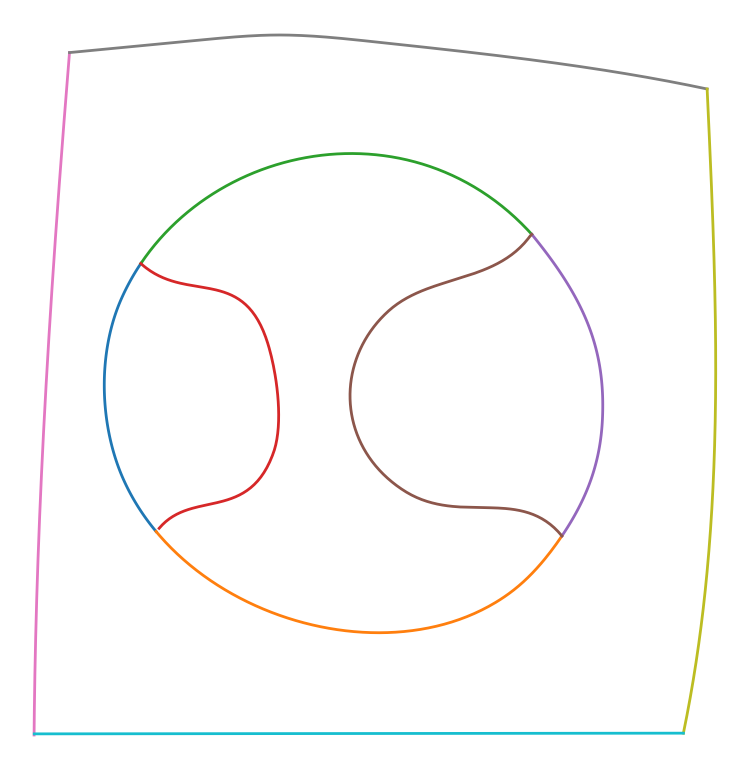
#> input picture output_plot2.png, 749 x 770 px
$ python symmetry.py
#> lines starting #> are read from the running program, lines starting #| are printed output that depends on the picture; after the words box and inside, x2 and y2 are one past the last pixel; in counts of white or black regions, pixels touching at a corner belong together
import cv2
import numpy as np
import matplotlib.pyplot as plt

# Step 1: Load the image and convert it to grayscale
image = cv2.imread('output_plot2.png')
#> image is the input picture: shape (770, 749, 3); mean B, G, R 251.4, 251.9, 252.2
gray = cv2.cvtColor(image, cv2.COLOR_BGR2GRAY)

# Step 2: Apply Gaussian Blur to reduce noise
blurred = cv2.GaussianBlur(gray, (5, 5), 0)

# Step 3: Detect edges using Canny edge detection
edges = cv2.Canny(blurred, 50, 150)
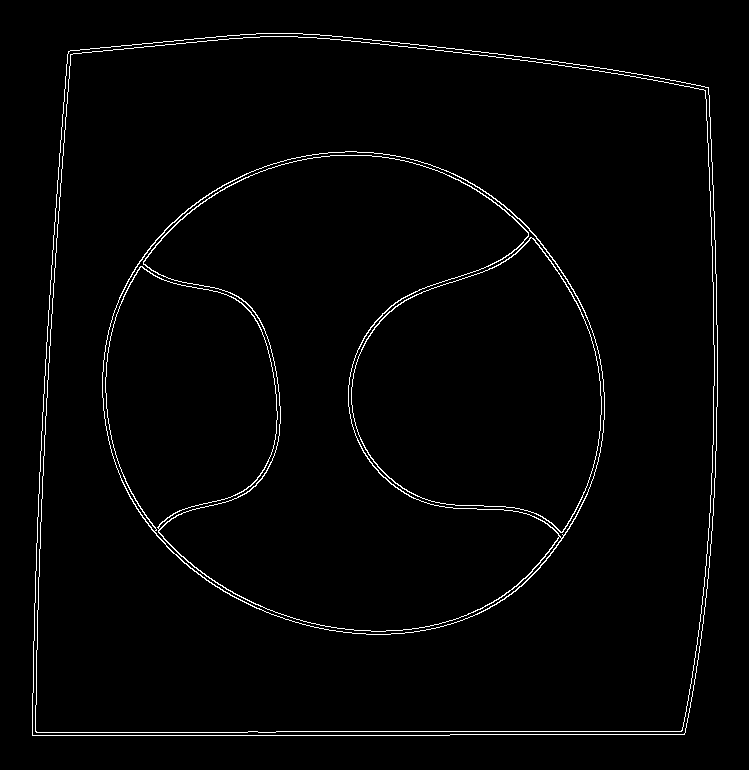
#> edges: shape (770, 749); 1.9% white in thin lines or dots, all inside (x1, y1, x2, y2) = (32, 33, 718, 736)

# Step 4: Find contours with hierarchy to detect nested contours
contours, hierarchy = cv2.findContours(edges, cv2.RETR_TREE, cv2.CHAIN_APPROX_SIMPLE)
#> contours = 10 contours; largest, box (x1, y1, x2, y2) and area: (32, 33, 718, 736) 454428, (32, 33, 718, 736) 454426, (35, 36, 715, 733) 445984, (35, 36, 715, 733) 445980, (102, 151, 605, 635) 190022

# Step 5: Filter and approximate the contours to retain both rectangles and circles
rectified_contours = []
for i, contour in enumerate(contours):
    epsilon = cv2.arcLength(contour, True) * 0.02
    approx = cv2.approxPolyDP(contour, epsilon, True)

    # Calculate the bounding box and aspect ratio
    x, y, w, h = cv2.boundingRect(approx)
    aspect_ratio = float(w) / h

    # Retain the contour if it's likely a rectangle (aspect ratio close to 1) or circle (high number of points)
    if len(approx) >= 4 or (0.9 <= aspect_ratio <= 1.1):
        rectified_contours.append(approx)
#> this loop made 10 passes
#> (epsilon, x, y, w, h, aspect_ratio) on passes 5 to 10: (32.65, 116, 159, 474, 462, 1.03), (34.55, 113, 271, 449, 362, 1.24), (39.39, 143, 160, 416, 464, 0.897), (67.25, 135, 180, 461, 352, 1.31), (18.16, 351, 237, 250, 296, 0.845), (18.11, 351, 237, 250, 296, 0.845)
#> (epsilon, approx, x, y, w, h, aspect_ratio) on passes 1 to 4: (53.71, [[68, 51], [32, 735], [684, 734], [708, 87]], 32, 51, 677, 685, 0.988), (53.66, [[70, 50], [708, 88], [683, 734], [32, 734]], 32, 50, 677, 685, 0.988), (53.25, [[70, 54], [35, 731], [681, 731], [705, 90]], 35, 54, 671, 678, 0.99), (53.2, [[71, 54], [705, 91], [680, 731], [35, 730]], 35, 54, 671, 678, 0.99)
#> after the loop, rectified_contours = 10 contours; largest, box (x1, y1, x2, y2) and area: (32, 51, 709, 736) 430438, (32, 50, 709, 735) 429191, (35, 54, 706, 732) 422620, (35, 54, 706, 732) 421370, (116, 159, 590, 621) 171746

# Step 6: Draw the rectified contours on a new canvas
rectified_canvas = np.zeros_like(image)
cv2.drawContours(rectified_canvas, rectified_contours, -1, (255, 255, 255), thickness=2)
#> rectified_canvas: shape (770, 749, 3); 6.9% white; 2 white regions, box (x1, y1, x2, y2) and area: (112, 158, 602, 634) 22857, (31, 49, 710, 737) 17082

# Step 7: Convert the rectified canvas to RGB for display
rectified_canvas_rgb = cv2.cvtColor(rectified_canvas, cv2.COLOR_BGR2RGB)

# Step 8: Display the original image and the rectified result side by side using Matplotlib
fig, axs = plt.subplots(1, 2, figsize=(12, 6))

axs[0].imshow(cv2.cvtColor(image, cv2.COLOR_BGR2RGB))
axs[0].set_title('Original Image')

axs[1].imshow(rectified_canvas_rgb)
axs[1].set_title('Rectified Shapes')

for ax in axs:
    ax.set_xticks([])
    ax.set_yticks([])

plt.tight_layout()
plt.show()
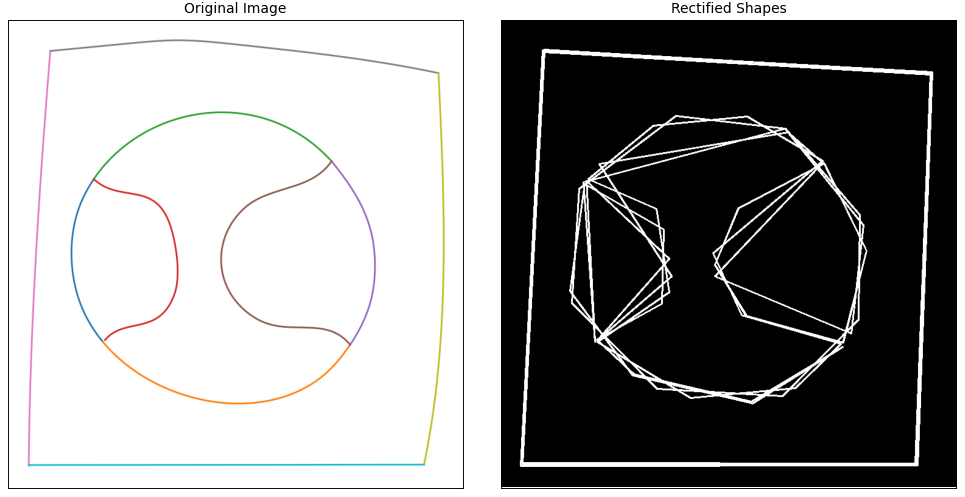
#> figure drawn by matplotlib, 2 panels

# Step 9: Further processing of rectified_canvas_rgb to find symmetry
gray = cv2.cvtColor(rectified_canvas_rgb, cv2.COLOR_RGB2GRAY)

# Step 10: Create horizontally and vertically flipped versions
flip_horizontal = cv2.flip(gray, 0)
#> flip_horizontal: shape (770, 749); 6.9% white; 2 white regions, box (x1, y1, x2, y2) and area: (112, 136, 602, 612) 22857, (31, 33, 710, 721) 17082
flip_vertical = cv2.flip(gray, 1)
#> flip_vertical: shape (770, 749); 6.9% white; 2 white regions, box (x1, y1, x2, y2) and area: (147, 158, 637, 634) 22857, (39, 49, 718, 737) 17082

# Step 11: Draw symmetry lines on the rectified canvas
img_symmetry = cv2.cvtColor(rectified_canvas_rgb, cv2.COLOR_RGB2BGR).copy()
cv2.line(img_symmetry, (0, gray.shape[0]//2), (gray.shape[1], gray.shape[0]//2), (0, 0, 255), 2)  # Horizontal line
cv2.line(img_symmetry, (gray.shape[1]//2, 0), (gray.shape[1]//2, gray.shape[0]), (0, 255, 0), 2)  # Vertical line
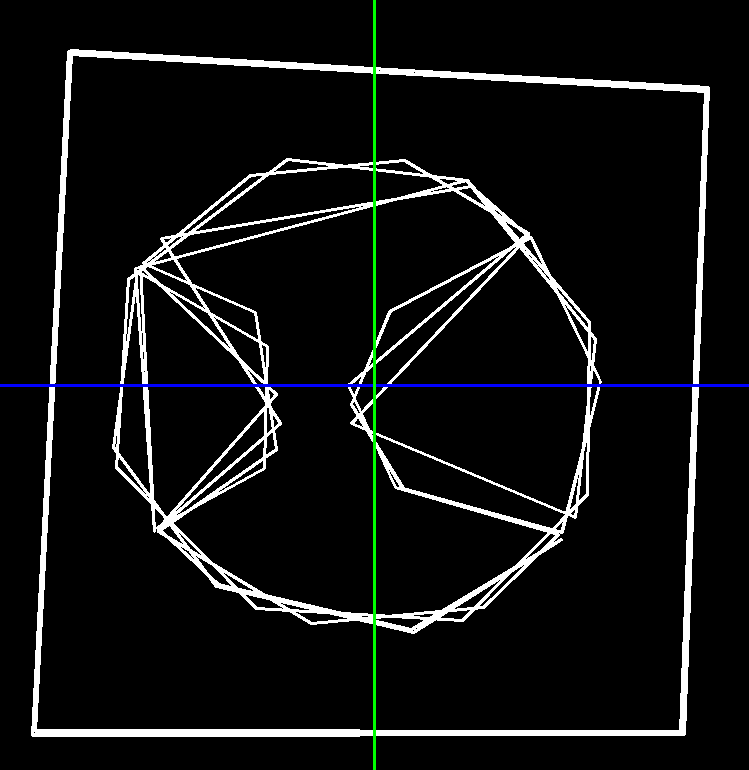
#> img_symmetry: shape (770, 749, 3); mean R, G, B 17.5, 18.5, 18.5

# Step 12: Display the final image with symmetry lines
cv2.imshow('Symmetry Lines', img_symmetry)
cv2.waitKey(0)

# Step 13: Analyze and visualize individual shape symmetry (both horizontal and vertical)
for i, contour in enumerate(rectified_contours):
    # Create a mask for the contour
    mask = np.zeros_like(gray)
    cv2.drawContours(mask, [contour], -1, 255, thickness=cv2.FILLED)

    # Extract the region of interest (ROI) and the corresponding mask
    x, y, w, h = cv2.boundingRect(contour)
    roi = mask[y:y+h, x:x+w]

    # Flip the ROI horizontally and vertically
    flipped_roi_h = cv2.flip(roi, 0)
    flipped_roi_v = cv2.flip(roi, 1)

    # Create new images to display the original and flipped ROIs side by side
    combined_roi_h = np.vstack((roi, flipped_roi_h))
    combined_roi_v = np.hstack((roi, flipped_roi_v))

    # Draw lines indicating the axes of symmetry
    cv2.line(combined_roi_h, (0, h), (w, h), (255, 0, 0), 1)  # Horizontal axis
    cv2.line(combined_roi_v, (w, 0), (w, h), (255, 0, 0), 1)  # Vertical axis

    # Display the results for each shape
    cv2.imshow(f'Horizontal Symmetry {i}', combined_roi_h)
    cv2.waitKey(0)
    cv2.imshow(f'Vertical Symmetry {i}', combined_roi_v)
    cv2.waitKey(0)
#> this loop made 10 passes
#> (x, y, w, h) on passes 5 to 10: (116, 159, 474, 462), (113, 271, 449, 362), (143, 160, 416, 464), (135, 180, 461, 352), (351, 237, 250, 296), (351, 237, 250, 296)
#> (contour, x, y, w, h) on passes 1 to 4: ([[68, 51], [32, 735], [684, 734], [708, 87]], 32, 51, 677, 685), ([[70, 50], [708, 88], [683, 734], [32, 734]], 32, 50, 677, 685), ([[70, 54], [35, 731], [681, 731], [705, 90]], 35, 54, 671, 678), ([[71, 54], [705, 91], [680, 731], [35, 730]], 35, 54, 671, 678)
#> pass 1, `combined_roi_h = np.vstack((roi, flipped_roi_h))`:
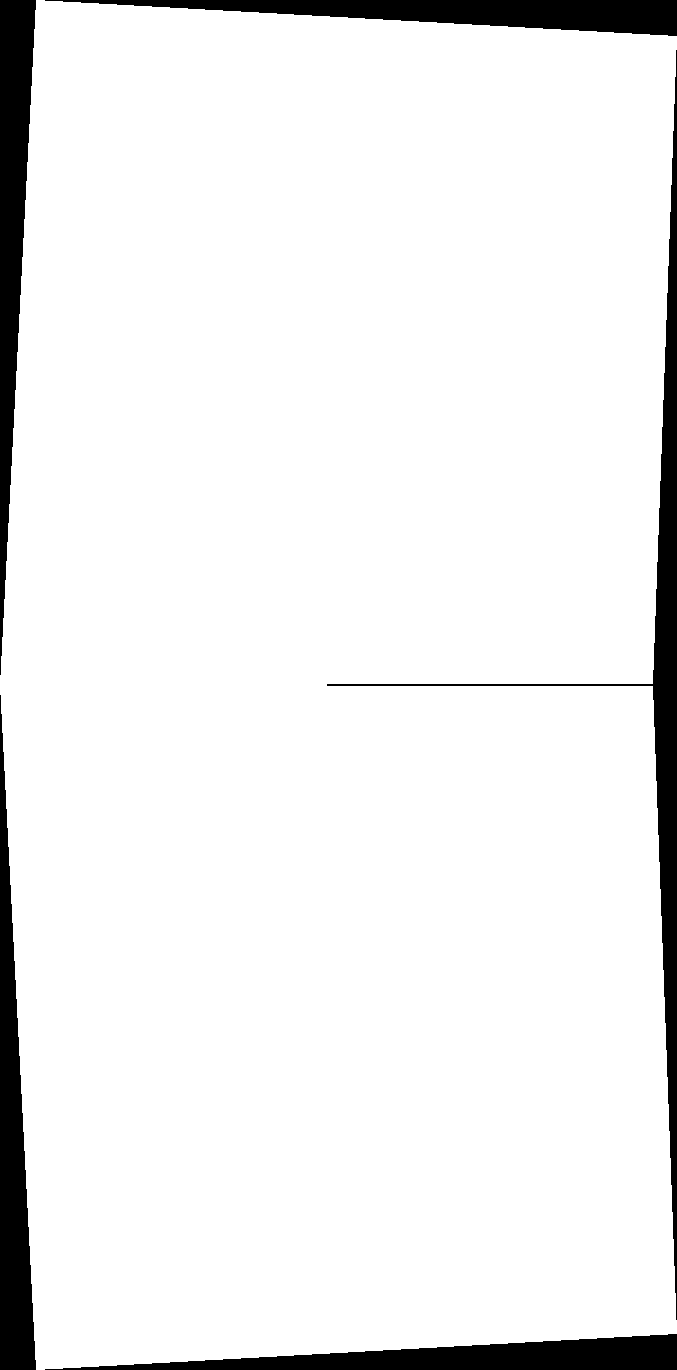
#> combined_roi_h: shape (1370, 677); 93.1% white; 5 black regions, box (x1, y1, x2, y2) and area: (327, 50, 677, 1320) 16252, (0, 0, 36, 675) 12330, (0, 695, 36, 1370) 12330, (45, 0, 677, 36) 11536, (45, 1334, 677, 1370) 11536
#> after the loop:
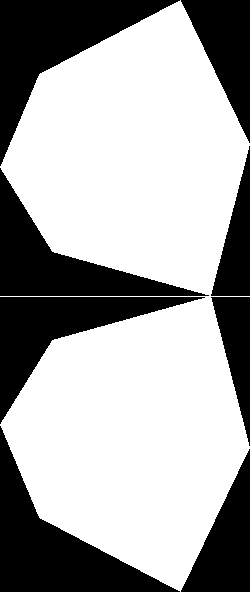
#> combined_roi_h: shape (592, 250); 65.1% white; 8 black regions, largest, box (x1, y1, x2, y2) and area: (0, 0, 180, 166) 9973, (0, 426, 180, 592) 9973, (0, 168, 209, 296) 7996
#> after the loop:
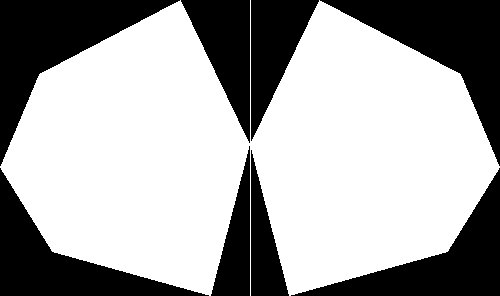
#> combined_roi_v: shape (296, 500); 65.1% white; 8 black regions, largest, box (x1, y1, x2, y2) and area: (0, 0, 180, 166) 9973, (320, 0, 500, 166) 9973, (0, 168, 209, 296) 7996
#> after the loop: mask: shape (770, 749); 8.3% white; 1 white region, box (x1, y1, x2, y2) and area: (351, 237, 601, 533) 48063
#> after the loop:
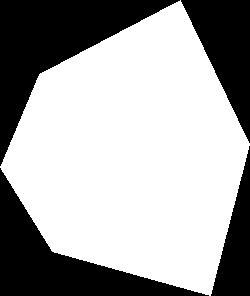
#> roi: shape (296, 250); 65% white; 4 black regions, box (x1, y1, x2, y2) and area: (0, 0, 180, 166) 9973, (0, 168, 209, 296) 7996, (181, 0, 250, 143) 5004, (211, 146, 250, 296) 2964

# Step 14: Display the final rectified shapes
cv2.imshow('Rectified Shapes', rectified_canvas_rgb)
cv2.waitKey(0)
cv2.destroyAllWindows()
